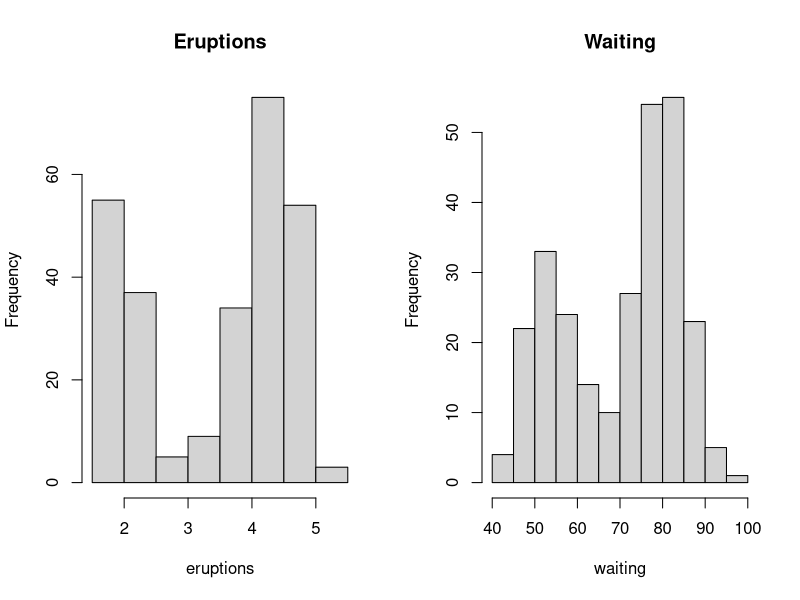
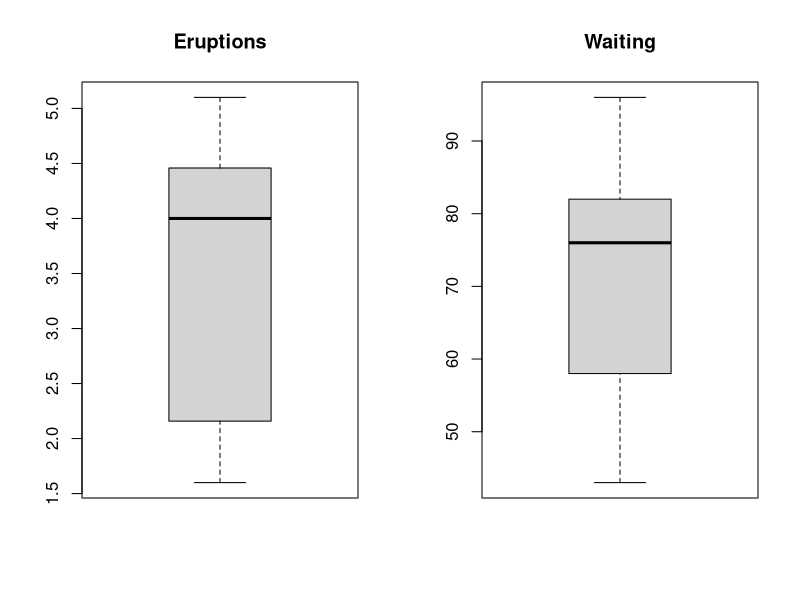
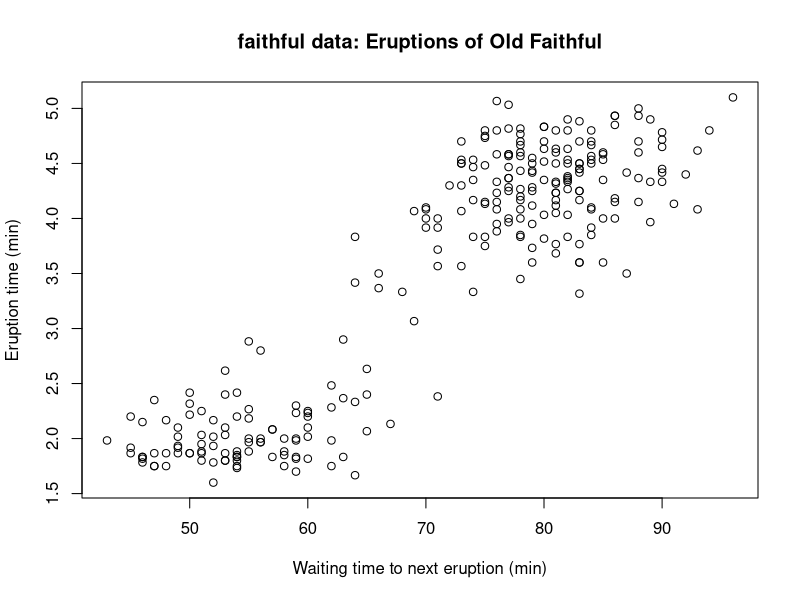
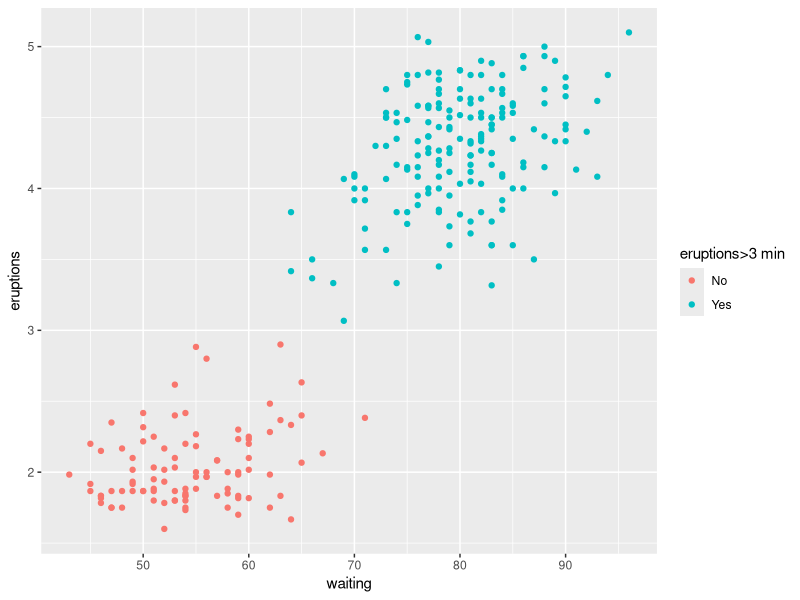
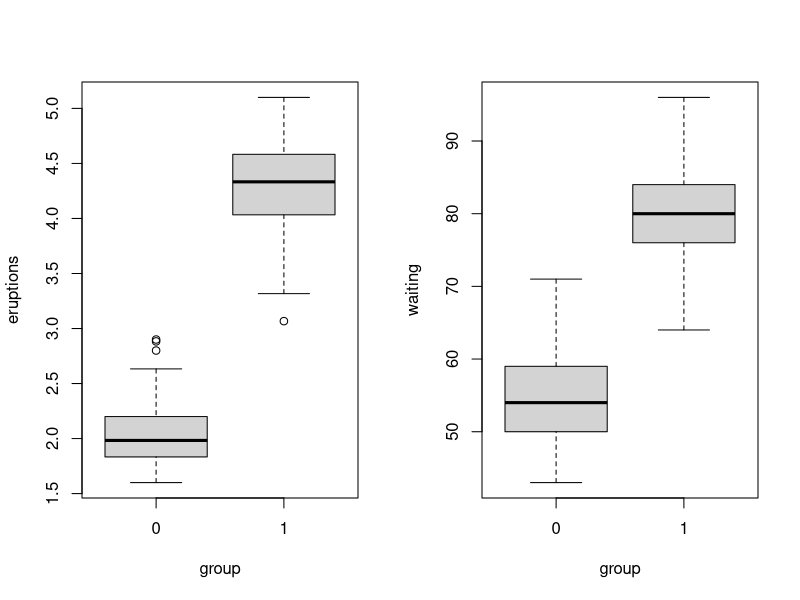

Write R code to recreate these figures, in order.
library(datasets)
library(e1071)
library(ggplot2)

OldFaithful<-faithful
eruptions <- OldFaithful$eruptions
waiting <-  OldFaithful$waiting

# mean
(MeanOldF <- c(mean(eruptions),mean(waiting)))

# median
(MeanOldF <- c(median(eruptions),median(waiting)))

# min
(MinOldF <- c(min(eruptions),min(waiting)))

# max
(MaxOldF <- c(max(eruptions),max(waiting)))

# quartiles & quantiles
# eruptions
(qEruptions <- quantile(eruptions,probs=c(0.1,0.25,0.75,0.9)))
# waiting
(qwaiting <- quantile(waiting,probs=c(0.1,0.25,0.75,0.9)))

# standard deviation
(sdOldF <- c(sd(eruptions),sd(waiting)))

# variance
(varOldF <-c(var(eruptions),var(waiting)))

# coeficient of variation
(cvOkdF <- sdOldF/abs(MeanOldF))

# range
(RangeOkdF <- c(diff(range(eruptions)),diff(range(waiting))))

# IQR
(IQROkdF <- c(IQR(eruptions),IQR(waiting)))

# skewness
(skewnessOkdF <- c(skewness(eruptions),skewness(waiting)))

# kurtosis
(kurtosisOkdF <- c(kurtosis(eruptions),kurtosis(waiting)))

# summary of basic descriptive statistics 
summary(OldFaithful)

sapply(OldFaithful, IQR)
sapply(OldFaithful, quantile,probs=c(0.1,0.25,0.75,0.9))

par(mfrow=c(1,2))
hist(eruptions, main="Eruptions")
hist(waiting, main="Waiting")

par(mfrow=c(1,2))
boxplot(eruptions, main="Eruptions")
boxplot(waiting, main="Waiting")

par(mfrow=c(1,1))
cor(waiting,eruptions)
plot(waiting,eruptions, 
     main = "faithful data: Eruptions of Old Faithful",
     ylab = "Eruption time (min)",
     xlab = "Waiting time to next eruption (min)")

groups <- ifelse(eruptions>3,1,0)

ggplot(OldFaithful) +
  aes(x = waiting, y = eruptions,  colour = factor(groups)) +
  geom_point() +
  scale_colour_discrete(name = "eruptions>3 min", labels = c("No", "Yes"))

OldFaithful<-cbind(OldFaithful,groups)
by(OldFaithful, groups, summary)

par(mfrow=c(1,2))
boxplot(eruptions~groups,xlab ="group",ylab ="eruptions")
boxplot(waiting~groups,xlab ="group",ylab ="waiting")
